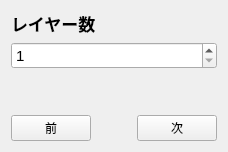
      <widget class="QWidget" name="pageLayerNumb">
       <layout class="QVBoxLayout" name="vLayout_9">
        <item>
         <widget class="QLabel" name="labelTitle_9">
          <property name="font"><font><pointsize>13</pointsize><bold>true</bold></font></property>
          <property name="text"><string>レイヤー数</string></property>
         </widget>
        </item>
        <item>
         <widget class="QSpinBox" name="spinBoxLayerNumb">
          <property name="font"><font><pointsize>11</pointsize></font></property>
          <property name="minimum"><number>1</number></property>
          <property name="maximum"><number>256</number></property>
         </widget>
        </item>
        <item><spacer name="vSpacer_9"><property name="orientation"><enum>Qt::Vertical</enum></property><property name="sizeHint" stdset="0"><size><width>20</width><height>40</height></size></property></spacer></item>
        <item>
         <layout class="QHBoxLayout" name="hNav_9">
          <item><widget class="QPushButton" name="pushButtonPrev_9"><property name="text"><string>前</string></property></widget></item>
          <item><spacer name="hSpacer_9"><property name="orientation"><enum>Qt::Horizontal</enum></property><property name="sizeHint" stdset="0"><size><width>40</width><height>20</height></size></property></spacer></item>
          <item><widget class="QPushButton" name="pushButtonNext_9"><property name="text"><string>次</string></property></widget></item>
         </layout>
        </item>
       </layout>
      </widget>
